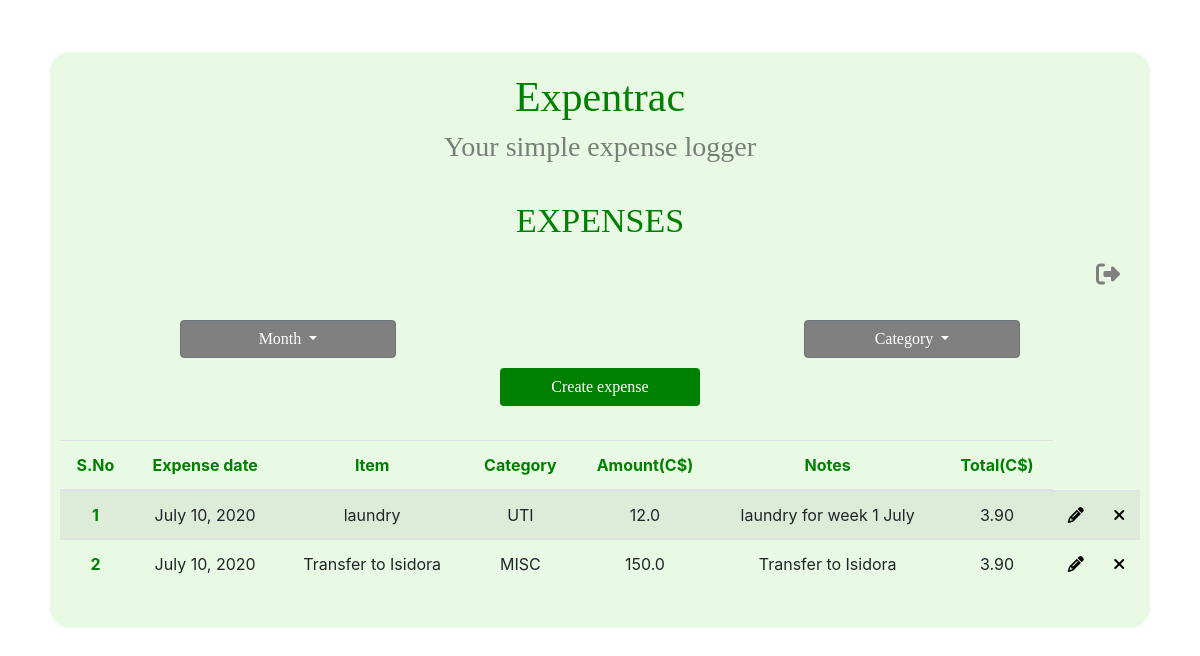
Before: /tracker/sandsouza with the older database file.
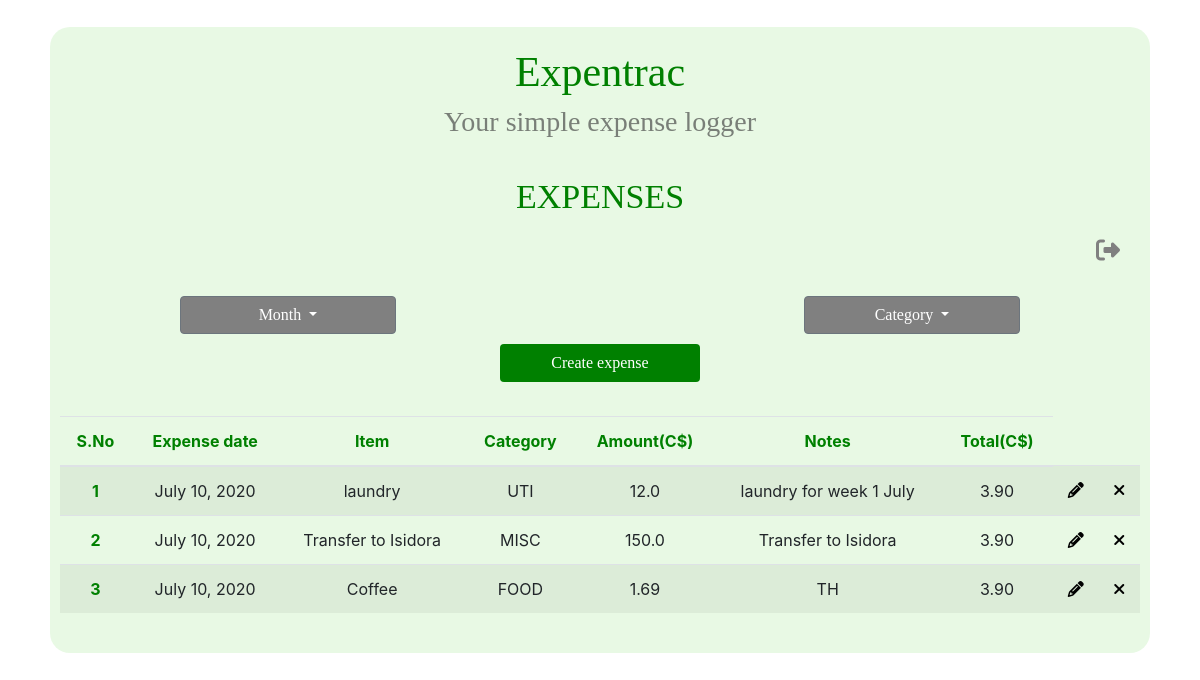
After: the same page with the newer database file.
### tracker/models.py (models this page shows, shortened)
class Expense(models.Model):
    user = models.ForeignKey(settings.AUTH_USER_MODEL, default=0, on_delete=models.CASCADE)
    CATEGORY_CHOICES = [
        ("CLO", "Clothing"),
        ("FOOD", "Food"),
        ("FUEL", "Fuel"),
        ("RENT", "Rent"),
        ("UTI", "Utilities"),
        ("PHN", "Phone"),
        ("EDU", "Education"),
        ("MISC", "Miscellaneous"),
    ]
    date = models.DateField('Date of expense', auto_now_add=False, blank=True, null=True)   # saved in format yyyy-mm-dd
    item = models.CharField(max_length=100, null=False, blank=False)
    category = models.CharField(max_length=4, choices=CATEGORY_CHOICES, null=True, blank=True)
    amount = models.FloatField(null=False, blank=False)
    notes = models.CharField(max_length=200, null=True, blank=True)

### tracker/views.py (the view)
# urls.py: path('tracker/<username>', views.tracker_page, name='tracker'),
def tracker_page(request, username):
    categories = [verb_cat for code, verb_cat in Expense.CATEGORY_CHOICES]
    data = Expense.objects.filter(user=User.objects.get(username=username))
    return shortcuts.render(request, 'tracker/trackerTable.html', {'categories': categories, 'object_list': data})

### tracker/templates/tracker/trackerTable.html (shortened to what this page needs)
{% extends "./base.html" %}
    {% load static %}
    {% load tracker_extra %}
    {% block title %} EXPENSES {% endblock title %}
    {% block content %}
    <div class="logout"> <a href="/logout"><i class="fa fa-sign-out" aria-hidden="true" title="Logout" id="logout"></i> </a></div>
    <div class="filt_container">
        <div class="dropdown">
            <button class="btn btn-secondary dropdown-toggle month" type="button" id="dropdownMenuButton" data-toggle="dropdown" aria-haspopup="true" aria-expanded="false">
                Month
            </button>
        </div>
        <div>
            <div class="dropdown">
                <button class="btn btn-secondary dropdown-toggle category" type="button" id="dropdownMenuButton" data-toggle="dropdown" aria-haspopup="true" aria-expanded="false">
                    Category
                </button>
            </div>
        </div>
    </div>
    <button id="create-expense" class="btn" type="button" name="button">Create expense</button>
    <table class="table table-striped">
        <thead>
        <tr>
            <th scope="col">S.No</th>
            <th scope="col">Expense date</th>
            <th scope="col">Item</th>
            <th scope="col">Category</th>
            <th scope="col">Amount(C$)</th>
            <th scope="col">Notes</th>
            <th scope="col">Total(C$)</th>
        </tr>
      </thead>
      <tbody>
      {% for tracker in object_list %}
            <tr>
                <th scope="row">{{ forloop.counter }}</th>
                <td>{{ tracker.date }}</td>
                <td>{{ tracker.item }}</td>
                <td>{{ tracker.category }}</td>
                <td>{{ tracker.amount }}</td>
                <td>{{ tracker.notes }}</td>
                <td>3.90</td>
                <td> <a class="tracker_controls1" id="c"><i class="fa fa-pencil edit-expense" title="Edit"></i></a></td>
                <td> <a class="tracker_controls2" id="d"><i class="fa fa-times del-expense" title="Delete"></i></a></td>
            </tr>
        {% endfor %}
      </tbody>
    </table>
    {% endblock content %}

Changed rows visible on the page:
added Expense: date "July 10, 2020", item "Coffee", category "FOOD", amount "1.69", notes "TH"
